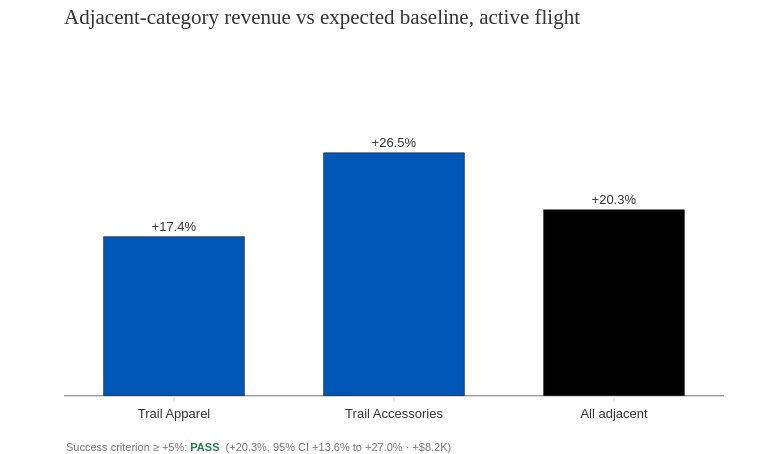

This figure's notebook cell:
### Markdown cell above
A deck-formatted version of the adjacent-category lift for the halo slide, with the pass criterion called out. Apparel and accessories in blue, the combined figure in black.

### Code cell
# Deck-formatted adjacent-category lift for the halo slide.
halo_colors = [SALOMON_BLUE if cat != "All adjacent" else "#000000" for cat in halo["Category"]]

fig = go.Figure(go.Bar(
    x=halo["Category"],
    y=halo["Lift"],
    marker=dict(color=halo_colors, line=dict(color=INK, width=0.7)),
    text=[f"{v:+.1%}" for v in halo["Lift"]],
    textposition="outside",
    textfont=dict(color=INK, size=13),
    cliponaxis=False,
    customdata=halo[["CI low", "CI high"]],
    hovertemplate=("%{x}<br>Lift: %{y:+.1%}"
                   "<br>95% CI: %{customdata[0]:+.1%} to %{customdata[1]:+.1%}<extra></extra>"),
))
fig.add_hline(y=0, line=dict(color=INK, width=1))

all_row = halo[halo["Category"] == "All adjacent"].iloc[0]
fig.add_annotation(
    x=0.0, y=-0.14, xref="paper", yref="paper", xanchor="left", yanchor="top", align="left",
    text=(f"Success criterion \u2265 +5%: <b style='color:{SALOMON_GREEN}'>PASS</b>  "
          f"({all_row['Lift']:+.1%}, 95% CI {all_row['CI low']:+.1%} to {all_row['CI high']:+.1%} "
          f"\u00b7 +${halo_revenue/1e3:,.1f}K)"),
    font=dict(size=11, color=MUTED), showarrow=False,
)
fig.update_xaxes(title=None, showgrid=False, tickfont=dict(color=INK, size=13))
fig.update_yaxes(visible=False, range=[0, halo["Lift"].max() * 1.25])
show_campaign_chart(
    fig, "Adjacent-category revenue vs expected baseline, active flight",
    height=430, width=760, export_name="12_adjacent_category_halo.png",
)

### Figure 1 — Plotly figure (JSON) as saved in the notebook; plotly's stock layout.template omitted (floating-point values rounded to 4 significant figures)
{"data": [{"cliponaxis": false, "customdata": [[0.07788, 0.2644], [0.1422, 0.3888], [0.1357, 0.2699]], "hovertemplate": "%{x}<br>Lift: %{y:+.1%}<br>95% CI: %{customdata[0]:+.1%} to %{customdata[1]:+.1%}<extra></extra>", "marker": {"color": ["#0057B8", "#0057B8", "#000000"], "line": {"color": "#333333", "width": 0.7}}, "text": ["+17.4%", "+26.5%", "+20.3%"], "textfont": {"color": "#333333", "size": 13}, "textposition": "outside", "type": "bar", "x": ["Trail Apparel", "Trail Accessories", "All adjacent"], "y": [0.1739, 0.2654, 0.2032]}], "layout": {"annotations": [{"align": "left", "font": {"color": "#757575", "size": 11}, "showarrow": false, "text": "Success criterion ≥ +5%: <b style='color:#1F7A4D'>PASS</b>  (+20.3%, 95% CI +13.6% to +27.0% · +$8.2K)", "x": 0.0, "xanchor": "left", "xref": "paper", "y": -0.14, "yanchor": "top", "yref": "paper"}], "bargap": 0.36, "height": 454, "hovermode": "closest", "margin": {"b": 58, "l": 64, "r": 36, "t": 92}, "shapes": [{"line": {"color": "#333333", "width": 1}, "type": "line", "x0": 0, "x1": 1, "xref": "x domain", "y0": 0, "y1": 0, "yref": "y"}], "title": {"automargin": true, "font": {"color": "#333333", "family": "Georgia, Times New Roman, serif", "size": 21}, "pad": {"b": 12}, "subtitle": {"font": {"color": "#757575", "family": "Arial, Helvetica, sans-serif", "size": 12}, "text": ""}, "text": "Adjacent-category revenue vs expected baseline, active flight", "x": 0, "xanchor": "left", "xref": "paper", "y": 0.98, "yanchor": "top", "yref": "container"}, "width": 760, "xaxis": {"gridcolor": "#D9D9D9", "linecolor": "#D9D9D9", "showgrid": false, "showline": true, "tickcolor": "#D9D9D9", "tickfont": {"color": "#333333", "size": 13}, "ticks": "outside", "title": {}}, "yaxis": {"gridcolor": "#D9D9D9", "linecolor": "#D9D9D9", "range": [0, 0.3318], "showline": true, "tickcolor": "#D9D9D9", "ticks": "outside", "visible": false}}}
